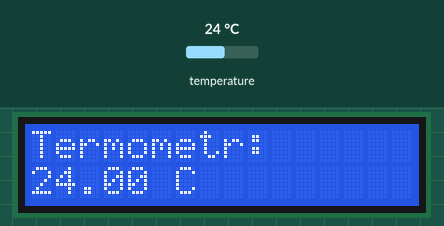
A sketch run on a simulated Arduino Uno, built with avr-gcc and run on an emulated ATmega328P. Shown: 16×2 character LCD. The inputs (shaded band) are chosen by the test bench; at power-on: temperature 24 °C.

Above: at 1.2 s.
1.3 s: temperature set to 12 °C
At 3.5 s:
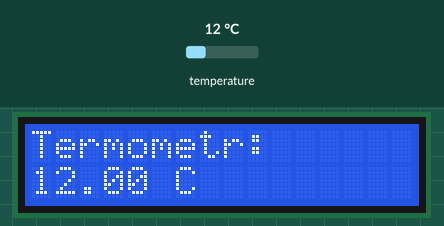
4.1 s: temperature set to 19 °C
At 5.1 s:
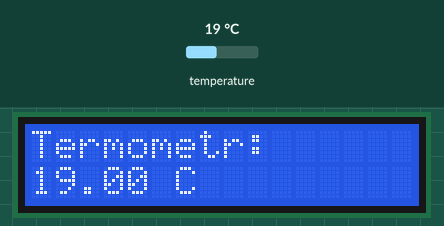
6.6 s: temperature set to 28 °C
At 9.4 s:
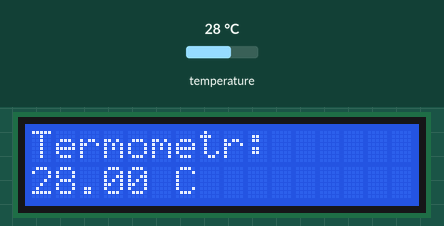
Timing chart, 0 to 10.9 s (numbered marks = the images above; inputs shaded):
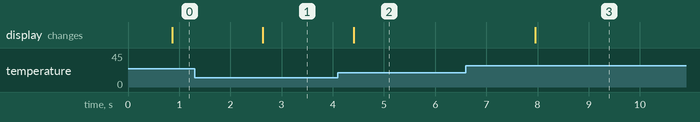

The sketch:

Zad2.ino
```cpp
#include <LiquidCrystal_I2C.h>
#include <OneWire.h>
#include <DallasTemperature.h>
#include <Wire.h>

#define ONE_WIRE_BUS 2

// Setup a oneWire instance to communicate with any OneWire devices (not just Maxim/Dallas temperature ICs)
OneWire oneWire(ONE_WIRE_BUS);

// Pass our oneWire reference to Dallas Temperature.
DallasTemperature sensors(&oneWire);

LiquidCrystal_I2C lcd(0x27, 16, 2);

void setup() {
  lcd.init();
  lcd.backlight();
  sensors.begin();

  lcd.setCursor(0,0);
  lcd.print("Termometr:");
}

void loop() {
  sensors.requestTemperatures();
  float tempC = sensors.getTempCByIndex(0);
  lcd.setCursor(0, 1);
  lcd.print(tempC);
  lcd.print(" C ");
  delay(1000);
}
```

Measured:
- after the input at 1.3 s, the display: changes after 1.3 s (image 1)
- after the input at 4.1 s, the display: changes after 0.31 s (image 2)
- after the input at 6.6 s, the display: changes after 1.4 s (image 3)
